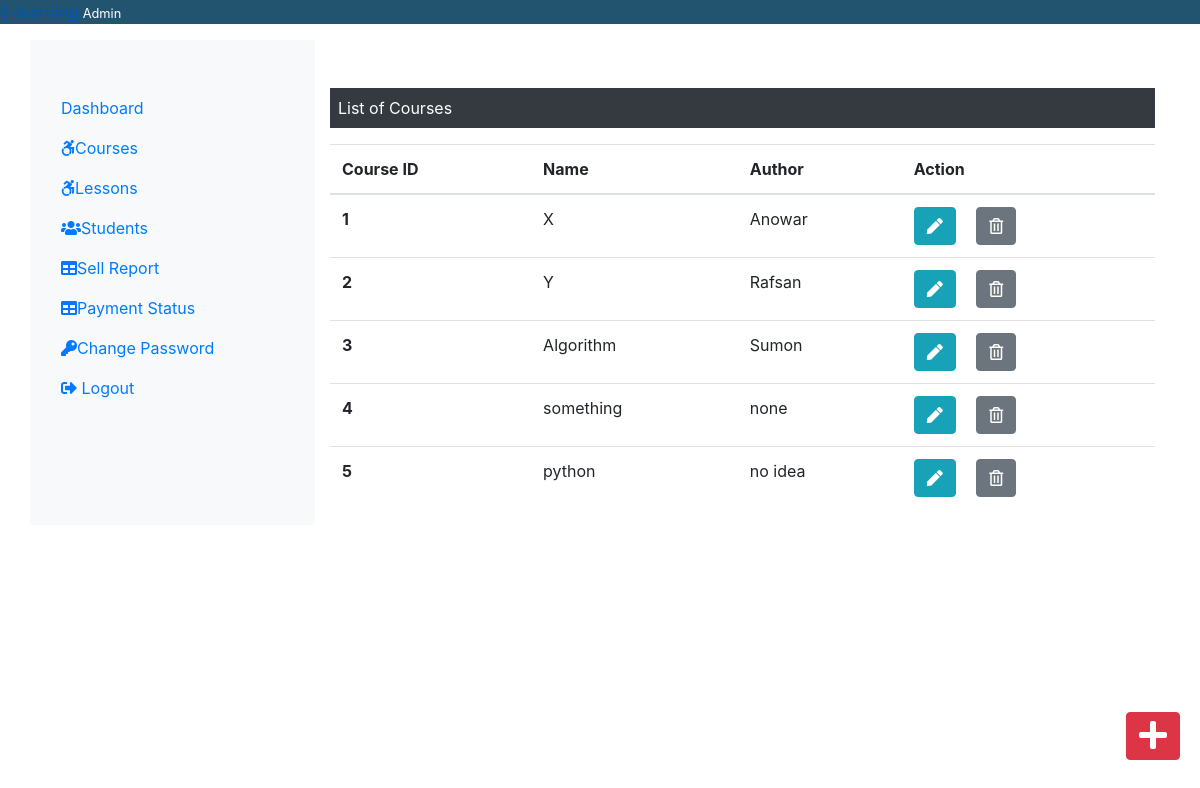
Page /Admin/courses.php on the committed database.
### tables this page shows
CREATE TABLE `course` (
  `course_id` int(11) NOT NULL,
  `course_name` text NOT NULL,
  `course_desc` text NOT NULL,
  `course_author` text NOT NULL,
  `course_duration` text NOT NULL,
  `course_price` int(11) NOT NULL,
  `course_original_price` int(11) NOT NULL,
  `course_img` text NOT NULL
);

### Admin/courses.php (the view, shortened to what this page needs)
<?php
    include('./admininclude/header.php');
    include('../dbConnection.php');
?>
<div class="col-sm-9 mt-5">
    <p class="bg-dark text-white p-2">List of Courses</p>
    <?php
        $sql = "SELECT * FROM course";
        $result = $conn->query($sql);
        if($result->num_rows > 0)
        {
    ?>
            <table class="table">
                <thead>
                    <tr>
                        <th scope="col">Course ID</th>
                        <th scope="col">Name</th>
                        <th scope="col">Author</th>
                        <th scope="col">Action</th>
                    </tr>
                </thead>
                <tbody>
                    <?php while($row = $result->fetch_assoc()) {
                    echo '<tr>';
                        echo '<th scope="row">'.$row['course_id'].'</th>';
                        echo '<td>'.$row['course_name'].'</td>';
                        echo '<td>'.$row['course_author'].'</td>';
                        echo '<td>';
                            echo '
                                <form action="editcourse.php" method="POST" class="d-inline">
                                    <input type="hidden" name="id" value='. $row["course_id"].'>
                                    <button type="submit" class="btn btn-info mr-3" name="view" value="View"><i class="fas fa-pen"></i></button>
                                </form>
                                <form action="" method="POST" class="d-inline">
                                    <input type="hidden" name="id" value='. $row["course_id"] .'>
                                    <button type="submit" class="btn btn-secondary" name="delete" value="Delete"><i class="far fa-trash-alt"></i></button>
                                </form>
                              </td>
                          </tr>';
                    } ?>
                </tbody>
            </table>
        <?php } else {
            echo "0 Result";
        }
        ?>
</div>
</div>
<div>
    <a class="btn btn-danger box" href="./addCourse.php"><i class="fas fa-plus fa-2x"></i></a>
</div>
</div>
<?php
    include('./admininclude/footer.php');
?>

### css/adminstyle.css (style rules this page uses)
.box { position: fixed; bottom: 10px; right: 20px; margin-bottom: 30px; }

### rows in the picture
course: course_id "1", course_name "X", course_author "Anowar"
course: course_id "2", course_name "Y", course_author "Rafsan"
course: course_id "3", course_name "Algorithm", course_author "Sumon"
course: course_id "4", course_name "something", course_author "none"
course: course_id "5", course_name "python", course_author "no idea"
